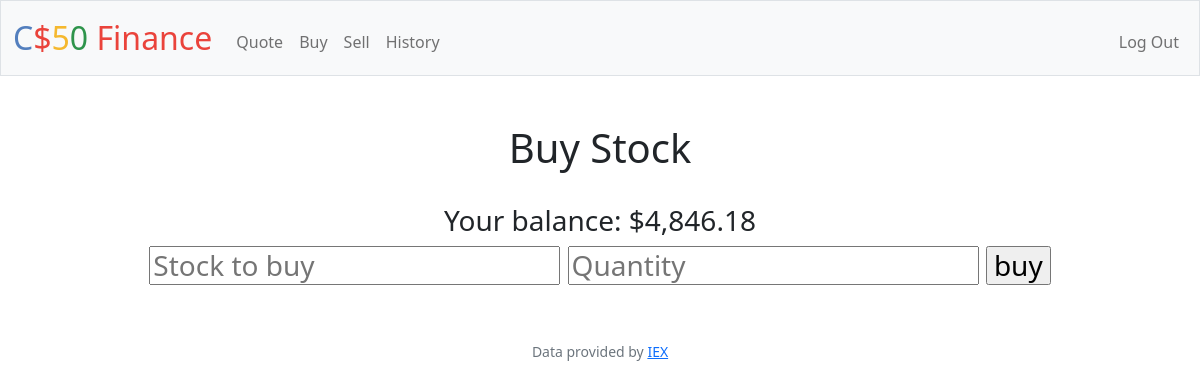
/buy (signed in), run on an earlier commit of the app's database.
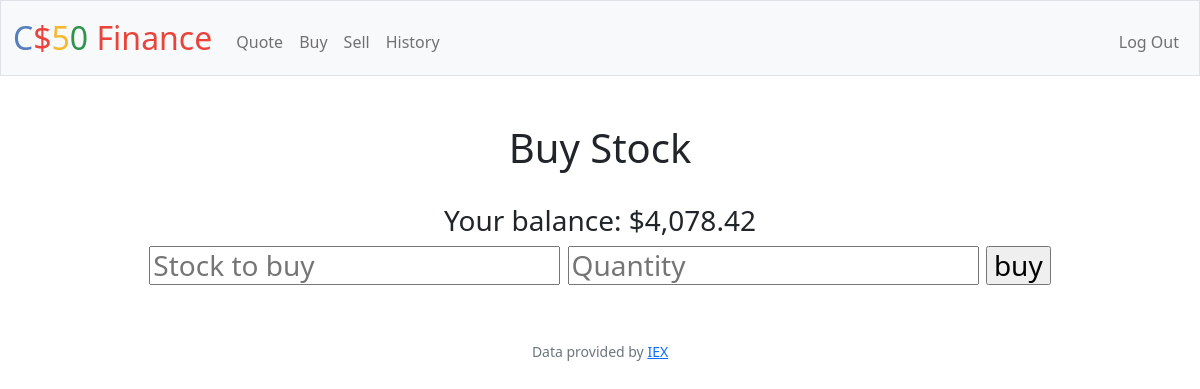
And on a later commit of the database.
### tables this page shows
CREATE TABLE users (id INTEGER PRIMARY KEY AUTOINCREMENT NOT NULL, username TEXT NOT NULL, hash TEXT NOT NULL, cash NUMERIC NOT NULL DEFAULT 10000.00);

### app.py (the view)
@app.route("/buy", methods=["GET", "POST"])
@login_required
def buy():
    balance = db.execute("SELECT cash FROM users WHERE id = ?", session["user_id"])
    """Buy shares of stock"""
    if request.method == "POST":
        stock = lookup(request.form.get("quote"))
        if stock:
            price = float(stock["price"])
            quantity = float(request.form.get("quantity"))
            cost = price * quantity
            print(balance)
            if not cost < float(balance[0]["cash"]):
                return apology("Not enough funds")
            new_balance = float(balance[0]["cash"]) - cost
            stock_check = db.execute("SELECT stock FROM stocks WHERE stock = ? AND person_id =?", stock["symbol"].upper(), session["user_id"])
            db.execute("UPDATE users SET cash = ? where id = ?", new_balance, session["user_id"])
            if not stock_check:
                db.execute("INSERT INTO stocks (stock, person_id, quantity) VALUES(?, ?, ?)",stock["symbol"].upper(), session["user_id"], int(quantity))
                return render_template("buy.html", cash=new_balance)
            current = db.execute("SELECT quantity FROM stocks WHERE stock = ? AND person_id =?", stock["symbol"].upper(), session["user_id"])
            db.execute("UPDATE stocks set quantity = ? WHERE person_id = ?", int(quantity) + current[0]["quantity"], session["user_id"])
            return render_template("buy.html", cash=new_balance)
        else:
            return apology("Stock does not exist")
    else:
        return render_template("buy.html", cash=balance[0]["cash"])

### app.py (called while the page is built)
@app.after_request
def after_request(response):
    response.headers["Cache-Control"] = "no-cache, no-store, must-revalidate"
    response.headers["Expires"] = 0
    response.headers["Pragma"] = "no-cache"
    return response

### helpers.py (called while the page is built)
def login_required(f):
    @wraps(f)
    def decorated_function(*args, **kwargs):
        if session.get("user_id") is None:
            return redirect("/login")
        return f(*args, **kwargs)
    return decorated_function

def usd(value):
    return f"${value:,.2f}"

### templates/buy.html
{% extends "layout.html"%}
{% block main %}
    <h1> Buy Stock </h1>
    <br>
    <form action="/buy" method="post">
        <h3>Your balance: {{ cash | usd }}<h3>
        <input type="text" name="quote" placeholder="Stock to buy" autofocus autocomplete="off">
        <input type="number" min=0 name="quantity" placeholder="Quantity" autocomplete="off">
        <input type="submit" value="buy">
    </form>
{% endblock %}

### templates/layout.html (shortened to what this page needs)
<!DOCTYPE html>
<html lang="en">
    <head>
        <link href="https://cdn.jsdelivr.net/npm/bootstrap@5.1.3/dist/css/bootstrap.min.css" rel="stylesheet">
        <link href="/static/styles.css" rel="stylesheet">
    </head>
    <body>
        <nav class="bg-light border navbar navbar-expand-md navbar-light">
            <div class="container-fluid">
                <a class="navbar-brand" href="/"><span class="blue">C</span><span class="red">$</span><span class="yellow">5</span><span class="green">0</span> <span class="red">Finance</span></a>
                <div class="collapse navbar-collapse" id="navbar">
                    {% if session["user_id"] %}
                        <ul class="navbar-nav me-auto mt-2">
                            <li class="nav-item"><a class="nav-link" href="/quote">Quote</a></li>
                            <li class="nav-item"><a class="nav-link" href="/buy">Buy</a></li>
                            <li class="nav-item"><a class="nav-link" href="/sell">Sell</a></li>
                            <li class="nav-item"><a class="nav-link" href="/history">History</a></li>
                        </ul>
                        <ul class="navbar-nav ms-auto mt-2">
                            <li class="nav-item"><a class="nav-link" href="/logout">Log Out</a></li>
                        </ul>
                    {% else %}
                        <ul class="navbar-nav ms-auto mt-2">
                            <li class="nav-item"><a class="nav-link" href="/register">Register</a></li>
                            <li class="nav-item"><a class="nav-link" href="/login">Log In</a></li>
                        </ul>
                    {% endif %}
                </div>
            </div>
        </nav>
        <main class="container-fluid py-5 text-center">
            {% block main %}{% endblock %}
        </main>
        <footer class="mb-5 small text-center text-muted">
            Data provided by <a href="https://iexcloud.io/">IEX</a>
        </footer>
    </body>
</html>

### static/styles.css (style rules this page uses)
nav .navbar-brand { font-size: xx-large; }
nav .navbar-brand .blue { color: #537fbe; }
nav .navbar-brand .red { color: #ea433b; }
nav .navbar-brand .yellow { color: #f5b82e; }
nav .navbar-brand .green { color: #2e944b; }

What changed in the data, as far as the page shows it:
changed users: cash "$4,846.18" → "$4,078.42"
